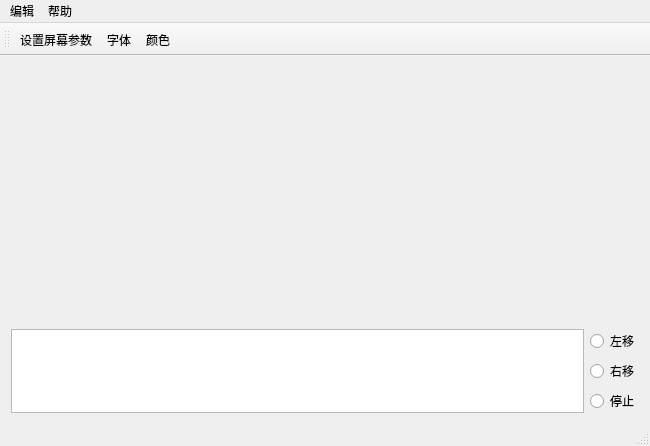
<?xml version="1.0" encoding="UTF-8"?>
<ui version="4.0">
 <class>MainWindow</class>
 <widget class="QMainWindow" name="MainWindow">
  <property name="geometry">
   <rect>
    <x>0</x>
    <y>0</y>
    <width>650</width>
    <height>444</height>
   </rect>
  </property>
  <property name="windowTitle">
   <string>MainWindow</string>
  </property>
  <property name="iconSize">
   <size>
    <width>40</width>
    <height>65</height>
   </size>
  </property>
  <widget class="QWidget" name="centralWidget">
   <layout class="QVBoxLayout" name="verticalLayout_2">
    <item>
     <layout class="QHBoxLayout" name="horizontalLayout">
      <item>
       <spacer name="horizontalSpacer">
        <property name="orientation">
         <enum>Qt::Horizontal</enum>
        </property>
        <property name="sizeHint" stdset="0">
         <size>
          <width>40</width>
          <height>20</height>
         </size>
        </property>
       </spacer>
      </item>
      <item>
       <widget class="QWidget" name="widget" native="true">
        <property name="minimumSize">
         <size>
          <width>512</width>
          <height>256</height>
         </size>
        </property>
        <property name="maximumSize">
         <size>
          <width>512</width>
          <height>256</height>
         </size>
        </property>
       </widget>
      </item>
      <item>
       <spacer name="horizontalSpacer_2">
        <property name="orientation">
         <enum>Qt::Horizontal</enum>
        </property>
        <property name="sizeHint" stdset="0">
         <size>
          <width>40</width>
          <height>20</height>
         </size>
        </property>
       </spacer>
      </item>
     </layout>
    </item>
    <item>
     <layout class="QHBoxLayout" name="horizontalLayout_2">
      <item>
       <widget class="QTextEdit" name="textEdit">
        <property name="maximumSize">
         <size>
          <width>16777215</width>
          <height>141</height>
         </size>
        </property>
       </widget>
      </item>
      <item>
       <layout class="QVBoxLayout" name="verticalLayout">
        <item>
         <widget class="QRadioButton" name="radioButton">
          <property name="text">
           <string>左移</string>
          </property>
         </widget>
        </item>
        <item>
         <widget class="QRadioButton" name="radioButton_2">
          <property name="text">
           <string>右移</string>
          </property>
         </widget>
        </item>
        <item>
         <widget class="QRadioButton" name="radioButton_3">
          <property name="acceptDrops">
           <bool>false</bool>
          </property>
          <property name="text">
           <string>停止</string>
          </property>
          <property name="autoRepeat">
           <bool>false</bool>
          </property>
         </widget>
        </item>
       </layout>
      </item>
     </layout>
    </item>
   </layout>
  </widget>
  <widget class="QMenuBar" name="menuBar">
   <property name="geometry">
    <rect>
     <x>0</x>
     <y>0</y>
     <width>650</width>
     <height>23</height>
    </rect>
   </property>
   <widget class="QMenu" name="menu">
    <property name="title">
     <string>编辑</string>
    </property>
    <addaction name="pingcanAction"/>
    <addaction name="fontAction"/>
    <addaction name="colorAction"/>
    <addaction name="action"/>
   </widget>
   <widget class="QMenu" name="menu_2">
    <property name="title">
     <string>帮助</string>
    </property>
    <addaction name="action_QT"/>
   </widget>
   <addaction name="menu"/>
   <addaction name="menu_2"/>
  </widget>
  <widget class="QToolBar" name="mainToolBar">
   <attribute name="toolBarArea">
    <enum>TopToolBarArea</enum>
   </attribute>
   <attribute name="toolBarBreak">
    <bool>false</bool>
   </attribute>
   <addaction name="pingcanAction"/>
   <addaction name="fontAction"/>
   <addaction name="colorAction"/>
  </widget>
  <widget class="QStatusBar" name="statusBar"/>
  <action name="pingcanAction">
   <property name="icon">
    <iconset resource="res.qrc">
     <normaloff>:/image/pingcan.png</normaloff>:/image/pingcan.png</iconset>
   </property>
   <property name="text">
    <string>设置屏幕参数</string>
   </property>
  </action>
  <action name="fontAction">
   <property name="icon">
    <iconset resource="res.qrc">
     <normaloff>:/image/font.jpg</normaloff>:/image/font.jpg</iconset>
   </property>
   <property name="text">
    <string>字体</string>
   </property>
  </action>
  <action name="colorAction">
   <property name="icon">
    <iconset resource="res.qrc">
     <normaloff>:/image/未标题-2.jpg</normaloff>:/image/未标题-2.jpg</iconset>
   </property>
   <property name="text">
    <string>颜色</string>
   </property>
  </action>
  <action name="action_QT">
   <property name="text">
    <string>关于QT</string>
   </property>
  </action>
  <action name="action">
   <property name="text">
    <string>时间</string>
   </property>
  </action>
 </widget>
 <layoutdefault spacing="6" margin="11"/>
 <resources>
  <include location="res.qrc"/>
 </resources>
 <connections/>
</ui>
